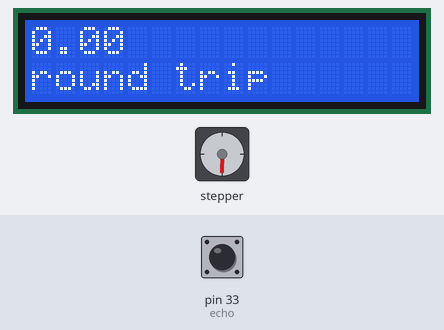
A sketch run on a simulated Arduino Mega 2560, built with avr-gcc and run on an emulated ATmega2560. Parts: stepper motor, 16×2 character LCD. Wiring (inferred from the names in the program): stepper motor (2048 steps per turn assumed): coils pin 36, pin 38, pin 40, pin 42. The test bench sets the inputs (shaded band); at power-on: pin 33 (echo) LOW.

Above: at 3.7 s.
3.8 s: pin 33 (echo) pulsed HIGH 2 times (0.12 s each, 0.3 s apart)
7.4 s: pin 33 (echo) pulsed HIGH 5 times (0.12 s each, 0.3 s apart)
At 9.0 s:
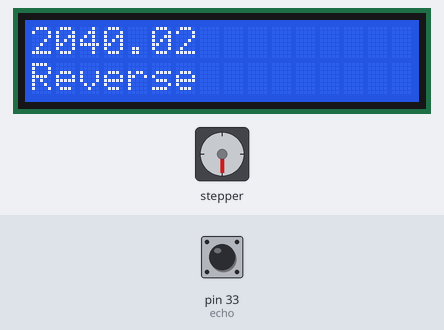
At 17.1 s:
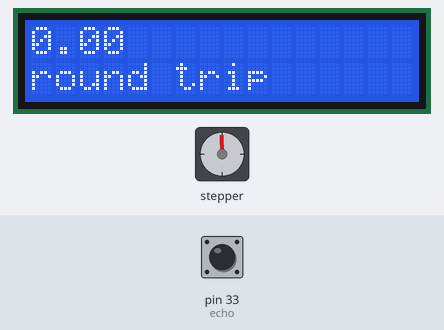
Timing chart, 0 to 26.9 s (numbered marks = the images above; inputs shaded):
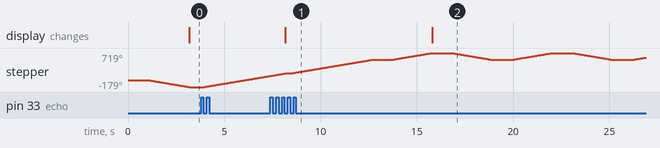

The sketch:

Step_Motor_Capstone_Challenge5.ino
```cpp
#include <LiquidCrystal.h>
LiquidCrystal lcd(22,23,24,25,26,27);

int IN1 = 36;
int IN2 = 38;
int IN3 = 40;
int IN4 = 42;

int echo = 33;
int trig = 32;

int Steps = 0;
int steps_left;

boolean Direction = true;
unsigned long last_time;
unsigned long currentMillis;
long time;
float duration, distance;

void setup() {
  pinMode(IN1,OUTPUT);
  pinMode(IN2,OUTPUT);
  pinMode(IN3,OUTPUT);
  pinMode(IN4,OUTPUT);
  pinMode(echo,INPUT);
  pinMode(trig,OUTPUT);
  lcd.begin(16,2);
  lcd.setCursor(0,0);
}

void Half_degree(){
  int half = 4095/2;
  while(half>0){
    currentMillis = micros();
    if(currentMillis-last_time>=1000)
    {
      stepper(1);
      time=time+micros()-last_time;
      last_time=micros();
      if(distance >10){
      break;
    }
      half--;
    }
  }
  Direction=!Direction;
  half=4095/2;
}

void Forward(){
  Direction = 1;
  int forward = 4095;
  while(forward>0){
    currentMillis = micros();
    if(currentMillis-last_time>=1000)
    {
      stepper(1);
      time=time+micros()-last_time;
      last_time=micros();
      if(distance <=10 || distance >=30){
        break;
      }
      forward--;
    }
  }
  forward=4095;
}

void Reverse(){
  Direction = 0;
  int reverse = 4095;
  while(reverse>0){
    currentMillis = micros();
    if(currentMillis-last_time>=1000)
    {
      stepper(1);
      time=time+micros()-last_time;
      last_time=micros();
      if(distance<30){
        break;
      }
      reverse--;
    }
  }
  reverse=4095;
}

void stepper(int xw){
  for(int x=0;x<xw;x++){
    switch(Steps){
      case 0: runStep(LOW,LOW,LOW,HIGH); break;
      case 1: runStep(LOW,LOW,HIGH,HIGH); break;
      case 2: runStep(LOW,LOW,HIGH,LOW); break;
      case 3: runStep(LOW,HIGH,HIGH,LOW); break;
      case 4: runStep(LOW,HIGH,LOW,LOW); break;
      case 5: runStep(HIGH,HIGH,LOW,LOW); break;
      case 6: runStep(HIGH,LOW,LOW,LOW); break;
      case 7: runStep(HIGH,LOW,LOW,HIGH); break;
      default : runStep(LOW,LOW,LOW,LOW);break;
    }
    SetDirection();
  }
}

void runStep(int value1, int value2, int value3, int value4)
{
  digitalWrite(IN1, value1);
  digitalWrite(IN2, value2);
  digitalWrite(IN3, value3);
  digitalWrite(IN4, value4);
}

void SetDirection()
{
  if(Direction==1) {Steps++;}
  if(Direction==0) {Steps--;}
  if(Steps>7) {Steps=0;}
  if(Steps<0) {Steps=7;}
}

void loop() {
  digitalWrite(trig,HIGH);
  delay(10);
  digitalWrite(trig,LOW);

  duration = pulseIn(echo,HIGH);
  distance = ((float)(340*duration)/10000)/2;
    lcd.clear();
    lcd.setCursor(0,0);
    lcd.print(distance);

  if(distance <= 10){

    lcd.setCursor(0,1);
    lcd.print("round trip");
    Half_degree();
  }
  else if(distance >10 && distance<30){

    lcd.setCursor(0,1);
    lcd.print("Forward");
    Forward();
  }
  else if(distance>=30){

    lcd.setCursor(0,1);
    lcd.print("Reverse");
    Reverse();
  }
}
```
